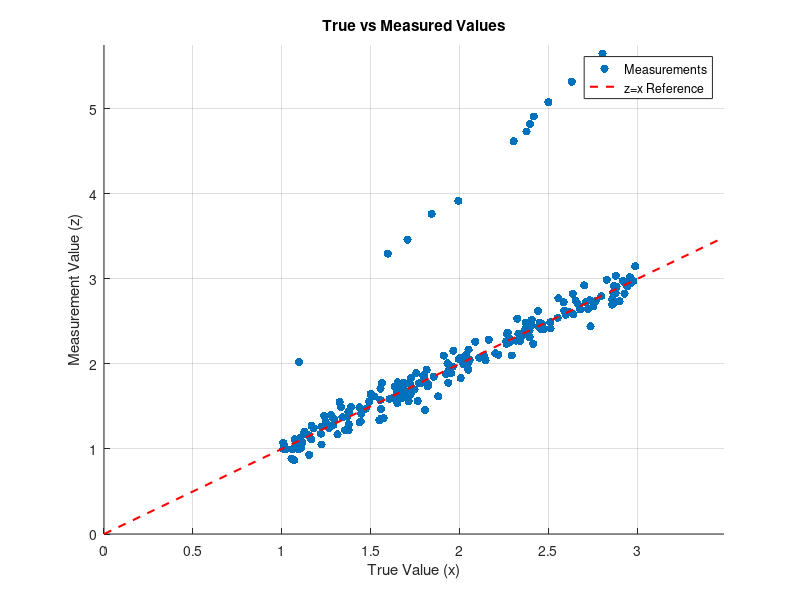
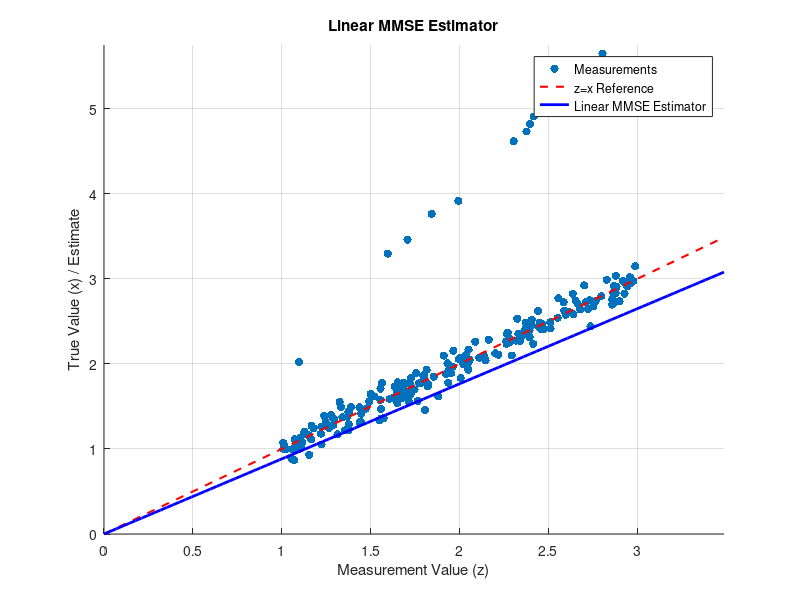
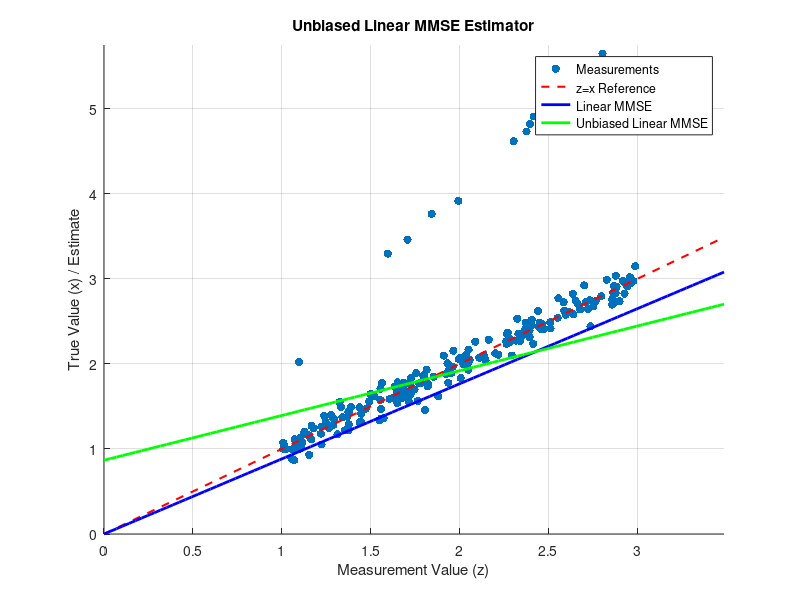
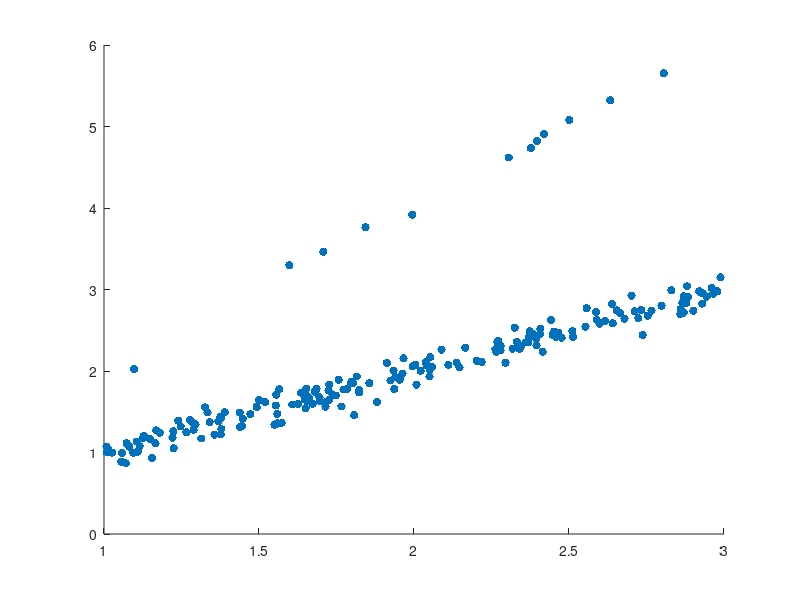

Reproduce these figures in MATLAB, in order. (Note: this script raises an error after producing the figures.)
clc; clear; close all
data = load("depthgauge_data_set1.mat");

%% Q1
figure("Name","Q1")
scatter(data.x1, data.z1, 'filled')
hold on

x_max = max(data.x1)+0.5;
x_line = [0, x_max];
plot(x_line, x_line, 'r--', 'LineWidth', 1.5)

xlim([0, x_max])
ylim([0, max(data.z1)+0.1])  
xlabel('True Value (x)')
ylabel('Measurement Value (z)')
title('True vs Measured Values')
legend('Measurements', 'z=x Reference', 'Location', 'best')
grid on
hold off

%% Q2

M_xz = mean(data.x1 .* data.z1);  % Estimate of E[xz]
M_zz = mean(data.z1.^2);          % Estimate of E[z^2]


% From MMSE slide: alpha = E[xz] / E[z^2]
alpha = M_xz / M_zz;

fprintf('Linear MMSE Estimator Parameters:\n');
fprintf('alpha = %.4f\n', alpha);
fprintf('Estimator: x_hat_lMMSE(z) = %.4f * z\n\n', alpha);

figure("Name","Q2")

scatter(data.x1, data.z1, 'filled')
hold on
plot(x_line, x_line, 'r--', 'LineWidth', 1.5)

% Add linear MMSE estimator
z_line = linspace(0, x_max, 100);
x_hat_lMMSE = alpha * z_line;
plot(z_line, x_hat_lMMSE, 'b-', 'LineWidth', 2)

xlim([0, x_max])
ylim([0, max(data.z1)+0.1])  
xlabel('Measurement Value (z)')
ylabel('True Value (x) / Estimate')
title('Linear MMSE Estimator')
legend('Measurements', 'z=x Reference', 'Linear MMSE Estimator', 'Location', 'best')
grid on
hold off

%% Q3

M_x = mean(data.x1);              % Estimate of E[x]
M_z = mean(data.z1);              % Estimate of E[z]
Cov_xz = cov(data.x1, data.z1);   % Covariance matrix
Cov_xz_val = Cov_xz(1,2);         % Cov[x,z]
Var_z = var(data.z1);             % Var[z]

% Calculate alpha_opt and beta_opt using formulas from your image
alpha_opt = Cov_xz_val / Var_z;
beta_opt = M_x - alpha_opt * M_z;

fprintf('Unbiased Linear MMSE Estimator Parameters:\n');
fprintf('alpha_opt = %.4f\n', alpha_opt);
fprintf('beta_opt  = %.4f\n', beta_opt);
fprintf('Estimator: x_hat_ulMMSE(z) = %.4f * z + %.4f\n\n', alpha_opt, beta_opt);

figure("Name","Q3")
scatter(data.x1, data.z1, 'filled')
hold on
plot(x_line, x_line, 'r--', 'LineWidth', 1.5)

% Add both estimators for comparison
plot(z_line, alpha * z_line, 'b-', 'LineWidth', 2)
x_hat_ulMMSE = alpha_opt * z_line + beta_opt;
plot(z_line, x_hat_ulMMSE, 'g-', 'LineWidth', 2)

xlim([0, x_max])
ylim([0, max(data.z1)+0.1])  
xlabel('Measurement Value (z)')
ylabel('True Value (x) / Estimate')
title('Unbiased Linear MMSE Estimator')
legend('Measurements', 'z=x Reference', 'Linear MMSE', 'Unbiased Linear MMSE', 'Location', 'best')
grid on
hold off

%% Estimator Functions
function x_hat = estimator_lMMSE(z, alpha)
    x_hat = alpha * z;
end

function x_hat = estimator_ulMMSE(z, alpha_opt, beta_opt)
    x_hat = alpha_opt * z + beta_opt;
end


%% Performance Evaluation on Dataset 1 (Training Set)
fprintf('=== Performance on Dataset 1 (Training Set) ===\n\n');

% Apply linear MMSE estimator 
x_hat_lMMSE_set1 = estimator_lMMSE(data.z1, alpha);
error_lMMSE_set1 = data.x1 - x_hat_lMMSE_set1;
bias_lMMSE_set1 = mean(error_lMMSE_set1);
variance_lMMSE_set1 = var(error_lMMSE_set1);
MSE_lMMSE_set1 = mean(error_lMMSE_set1.^2);
MAE_lMMSE_set1 = mean(abs(error_lMMSE_set1));

fprintf('Linear MMSE Estimator on Dataset 1:\n');
fprintf('Bias (mean of errors):     %.6f\n', bias_lMMSE_set1);
fprintf('Variance of errors:        %.6f\n', variance_lMMSE_set1);
fprintf('MSE:                       %.6f\n', MSE_lMMSE_set1);
fprintf('MAE:                       %.6f\n\n', MAE_lMMSE_set1);

% Apply unbiased linear MMSE estimator 
x_hat_ulMMSE_set1 = estimator_ulMMSE(data.z1, alpha_opt, beta_opt);
error_ulMMSE_set1 = data.x1 - x_hat_ulMMSE_set1;
bias_ulMMSE_set1 = mean(error_ulMMSE_set1);
variance_ulMMSE_set1 = var(error_ulMMSE_set1);
MSE_ulMMSE_set1 = mean(error_ulMMSE_set1.^2);
MAE_ulMMSE_set1 = mean(abs(error_ulMMSE_set1));

fprintf('Unbiased Linear MMSE Estimator on Dataset 1:\n');
fprintf('Bias (mean of errors):     %.6f\n', bias_ulMMSE_set1);
fprintf('Variance of errors:        %.6f\n', variance_ulMMSE_set1);
fprintf('MSE:                       %.6f\n', MSE_ulMMSE_set1);
fprintf('MAE:                       %.6f\n\n', MAE_ulMMSE_set1);

fprintf('Dataset 1 Comparison:\n');
fprintf('Linear MMSE:     Bias = %.6f, Variance = %.6f, MSE = %.6f, MAE = %.6f\n', ...
    bias_lMMSE_set1, variance_lMMSE_set1, MSE_lMMSE_set1, MAE_lMMSE_set1);
fprintf('Unbiased LMMSE:  Bias = %.6f, Variance = %.6f, MSE = %.6f, MAE = %.6f\n\n', ...
    bias_ulMMSE_set1, variance_ulMMSE_set1, MSE_ulMMSE_set1, MAE_ulMMSE_set1);


%% Q4
data2 = load("depthgauge_data_set2.mat");

% Apply linear MMSE estimator
x_hat_lMMSE_set2 = estimator_lMMSE(data2.z2, alpha);
error_lMMSE = data2.x2 - x_hat_lMMSE_set2;
bias_lMMSE = mean(error_lMMSE);
variance_lMMSE = var(error_lMMSE);
MSE_lMMSE = mean(error_lMMSE.^2);
MAE_lMMSE = mean(abs(error_lMMSE));

fprintf('Q4: Linear MMSE Estimator Performance on Dataset 2:\n');
fprintf('Bias (mean of errors):     %.6f\n', bias_lMMSE);
fprintf('Variance of errors:        %.6f\n', variance_lMMSE);
fprintf('MSE:                       %.6f\n', MSE_lMMSE);
fprintf('MAE:                       %.6f\n\n', MAE_lMMSE);


%% Q5
% Apply unbiased linear MMSE estimator
x_hat_ulMMSE_set2 = estimator_ulMMSE(data2.z2, alpha_opt, beta_opt);
error_ulMMSE = data2.x2 - x_hat_ulMMSE_set2;
bias_ulMMSE = mean(error_ulMMSE);
variance_ulMMSE = var(error_ulMMSE);
MSE_ulMMSE = mean(error_ulMMSE.^2);
MAE_ulMMSE = mean(abs(error_ulMMSE));

fprintf('Q5: Unbiased Linear MMSE Estimator Performance on Dataset 2:\n');
fprintf('Bias (mean of errors):     %.6f\n', bias_ulMMSE);
fprintf('Variance of errors:        %.6f\n', variance_ulMMSE);
fprintf('MSE:                       %.6f\n', MSE_ulMMSE);
fprintf('MAE:                       %.6f\n\n', MAE_ulMMSE);

%% Comparison
fprintf('Performance Comparison:\n');
fprintf('Linear MMSE:     Bias = %.6f, Variance = %.6f, MSE = %.6f, MAE = %.6f\n', ...
    bias_lMMSE, variance_lMMSE, MSE_lMMSE, MAE_lMMSE);
fprintf('Unbiased LMMSE:  Bias = %.6f, Variance = %.6f, MSE = %.6f, MAE = %.6f\n', ...
    bias_ulMMSE, variance_ulMMSE, MSE_ulMMSE, MAE_ulMMSE);

%% Plot
figure("Name","Q4 & Q5")
s= scatter(data.x1, data.z1, 'filled')
s.MarkerFaceAlpha = 0.7;           % face transparency (0..1)
s.MarkerEdgeAlpha = 0.9;    

hold on
s= scatter(data2.x2, data2.z2, 'filled')
s.MarkerFaceAlpha = 0.7;           % face transparency (0..1)
s.MarkerEdgeAlpha = 0.9;    

plot(x_line, x_line, 'r--', 'LineWidth', 1.5)

% Add both estimators for comparison
plot(z_line, alpha * z_line, 'b-', 'LineWidth', 2)
x_hat_ulMMSE = alpha_opt * z_line + beta_opt;
plot(z_line, x_hat_ulMMSE, 'g-', 'LineWidth', 2)

xlim([0, x_max])
ylim([0, max(data.z1)+0.1])  
xlabel('Measurement Value (z)')
ylabel('True Value (x) / Estimate')
title('Unbiased Linear MMSE Estimator')
legend('train set','test set', 'z=x Reference', 'Linear MMSE', 'Unbiased Linear MMSE', 'Location', 'best')
grid on
hold off